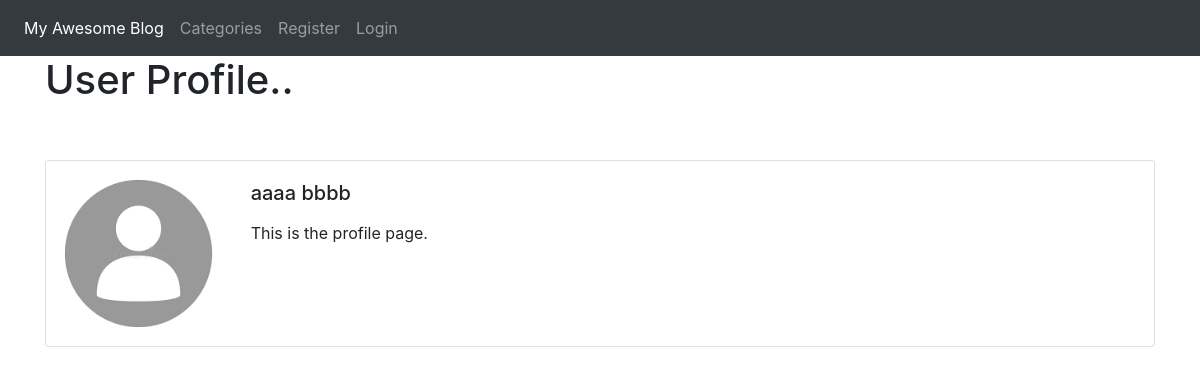
Screenshot of /members/2/profile/ with the database file from the repository.
### Blogapp/models.py (models this page shows, shortened)
class Profile(models.Model):
    user = models.OneToOneField(User, null=True, on_delete=models.CASCADE)
    bio = models.TextField()
    profile_pic = models.ImageField(null=True, blank=True,upload_to="images/profile/")
    website_url = models.CharField(max_length=255, null=True, blank=True)
    facebook_url = models.CharField(max_length=255, null=True, blank=True)
    twitter_url = models.CharField(max_length=255, null=True, blank=True)
    instagram_url = models.CharField(max_length=255, null=True, blank=True)
    pinterest_url = models.CharField(max_length=255, null=True, blank=True)

### members/views.py (the view)
# urls.py: path('<int:pk>/profile/', ShowProfileView.as_view(), name='show_profile'),
class ShowProfileView(DetailView):
    model = Profile
    template_name = 'registration/user_profile.html'
    def get_context_data(self, *args, **kwargs):
        context = super(ShowProfileView, self).get_context_data(*args, **kwargs)
        page_user = get_object_or_404(Profile, id=self.kwargs['pk'])
        context["page_user"] = page_user
        return context

### members/templates/registration/user_profile.html (shortened to what this page needs)
{% extends 'Blogapp/base.html' %}
{% load static %}
{% block content %}
<h1>User Profile..</h1><br><br>
<div class="card mb-3">
  <div class="row no-gutters">
    <div class="col-md-2">
    {% if page_user.profile_pic %}
      <img src="{{ page_user.profile_pic.url }}" class="card-img">
    {% else %}
      <img src="{% static 'Blogproject/images/default_profile_pic.png' %}" class="card-img">
    {% endif %}
    </div>
    <div class="col-md-10">
      <div class="card-body">
        <h5 class="card-title">{{ page_user.user.first_name}}  {{page_user.user.last_name}}</h5>
        <p class="card-text">{{ page_user.bio }}</p>
      </div>
    </div>
  </div>
</div>
{% endblock %}

### rows the page displays
Profile: user.first_name "aaaa", user.last_name "bbbb", bio "This is the profile page."
